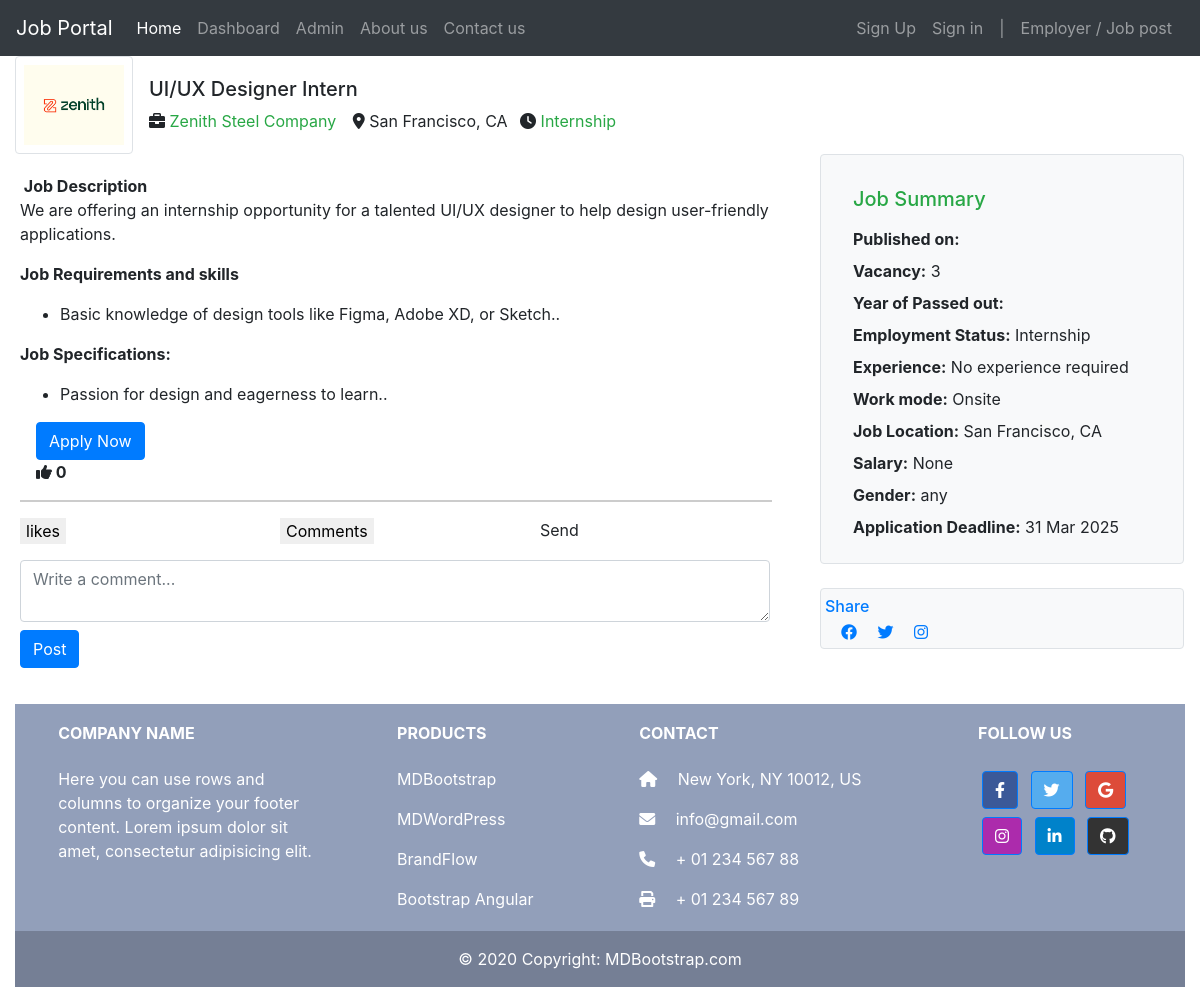
/JobApp/single_job_view/8/, run on an earlier commit of the app's database.
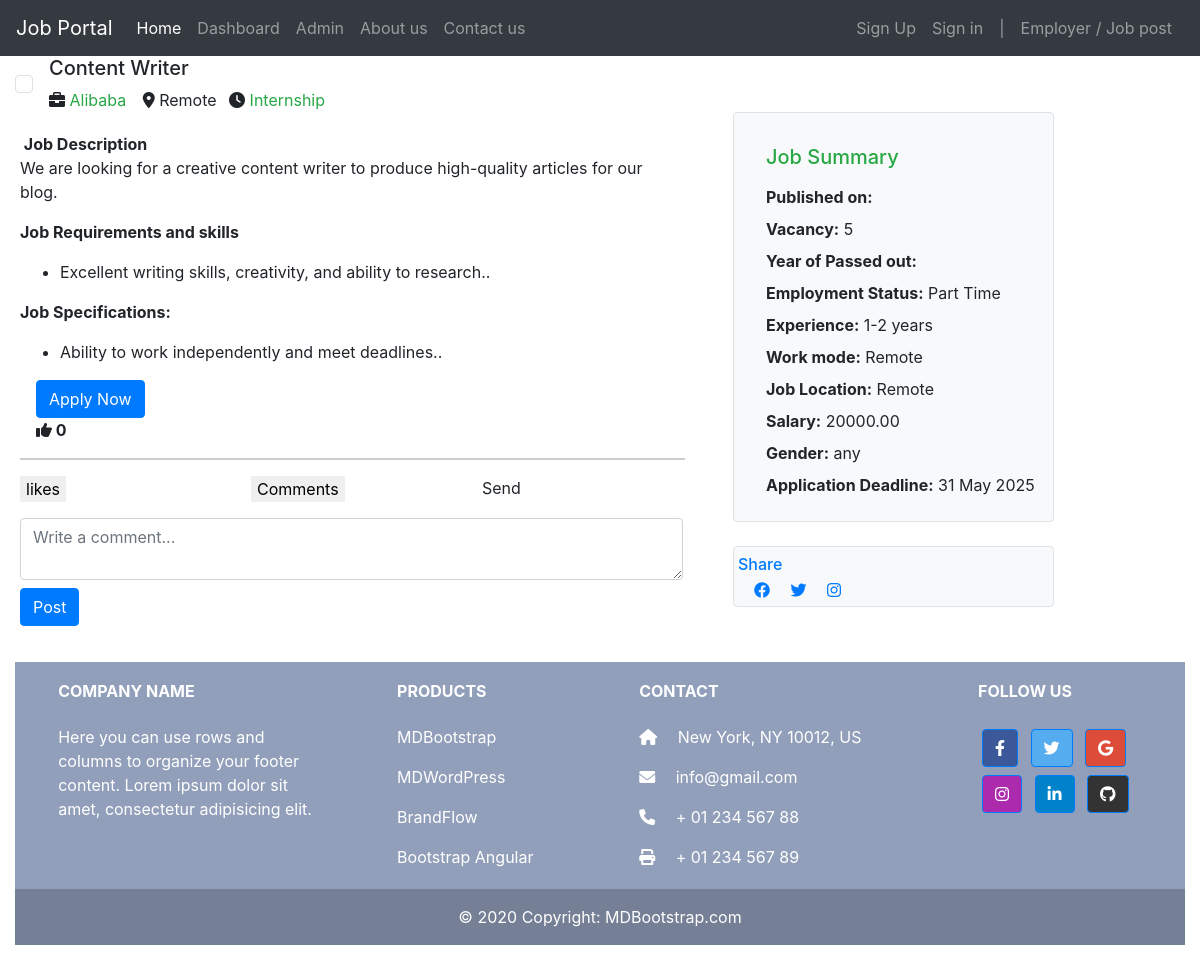
And on a later commit of the database.
### JobApp/models.py (models this page shows, shortened)
class Job(models.Model):
    recruiter = models.ForeignKey(
        CustomUser,
        on_delete=models.CASCADE,
        limit_choices_to={'user_type': 'recruiter'}
    )
    title = models.CharField(max_length=255)
    description = models.TextField()
    location = models.CharField(max_length=255)
    job_type = models.CharField(
        max_length=50,
        choices=[
            ('full-time', 'Full-time'),
            ('part-time', 'Part-time'),
            ('internship', 'Internship')
        ]
    )
    salary = models.DecimalField(
        max_digits=10,
        decimal_places=2,
        null=True,
        blank=True
    )
    skills =models.ManyToManyField("Skill", related_name='technical_skill',blank=True)
    requirements = models.TextField(help_text="List of job requirements")
    experience_required = models.CharField(
        max_length=100,
        help_text="Required experience level"
    )
    specifications = models.TextField(
        null=True,
        blank=True,
        help_text="Any other specific requirements"
    )
    education=models.CharField(_("Education"), max_length=50,choices=education, default='masters')
    language=models.CharField(_("Languages"), max_length=50,choices=language,default='eng')
    schedule=models.CharField(_("Shift and schedule"), max_length=50,choices=shift,default='morning')
    work_mode = models.CharField(
        max_length=10,
        choices=WORK_MODE_CHOICES,
        default='Onsite',  # Default to 'Onsite'
    )
    created_at = models.DateTimeField(auto_now_add=True, null=True)
    updated_at = models.DateTimeField(auto_now=True, null=True)
    is_published = models.BooleanField(default=False)
    is_closed = models.BooleanField(default=False)
    Vacancy = models.CharField(max_length=10, null=True)
    end_date = models.DateField(max_length=20, null=True,default='None')
    gender = models.CharField(max_length=30,choices=gender_chioce ,blank=True)
    likes=models.ManyToManyField(CustomUser,related_name='job_likes')
    def total_likes(self):
        return self.likes.count()

### Account/models.py (models this page shows, shortened)
class RecruiterProfile(models.Model):
    USER_TYPE_CHOICES=CustomUser.USER_TYPE_CHOICES
    user = models.OneToOneField(CustomUser, on_delete=models.CASCADE)
    company_name=models.CharField(_("Your company name"), max_length=50)
    company_logo=models.ImageField(_("Company Image"), upload_to='proImage',blank=True,null=True)
    contact_phone=models.CharField(_("Phone number"), max_length=50,blank=True,null=True)
    location=models.CharField(_("Location "),max_length=50,default='New Dehli')
    bio=models.TextField(_("Write your bio here!!!!!!!"),max_length=500,blank=True)

### JobApp/views.py (the view)
# urls.py: path('single_job_view/<int:id>/', views.single_job_view, name='single_job_view'),
def single_job_view(request, id):
    single_job = get_object_or_404(Job, id=id)
    specifications_bullets = re.split(r'(?<!\w\.\w.)(?<![A-Z][a-z]\.)(?<=\.|\?)\s', single_job.specifications)
    requirements_bullets = re.split(r'(?<!\w\.\w.)(?<![A-Z][a-z]\.)(?<=\.|\?)\s', single_job.requirements)
    company = single_job.recruiter.recruiterprofile.company_name
    com_logo=single_job.recruiter.recruiterprofile.company_logo
    comments_count=CommentModel.objects.filter(job=single_job).count()
    total_likes=single_job.total_likes()
    print('comments_count',comments_count)
    print('company_name',company)
    context = {
        'single_job': single_job,
        'company': company,
        'comments_count':comments_count,
        'com_logo': com_logo,
        'specifications_bullets':specifications_bullets,
        'requirements_bullets':requirements_bullets,
        'total_likes':total_likes
    }
    return render(request, 'JobApp/job-single.html', context)

### templates/JobApp/job-single.html (shortened to what the changed rows need)
{% extends "base.html" %}
{% load static %}
{% load crispy_forms_tags %}
{% load is_job_already_applied %}
{% load is_job_already_saved %}
{% block content %}
<link rel="stylesheet" href="https://cdnjs.cloudflare.com/ajax/libs/font-awesome/6.6.0/css/all.min.css" />
<link rel="stylesheet" href="https://cdnjs.cloudflare.com/ajax/libs/font-awesome/6.0.0-beta3/css/all.min.css">
{% if single_job %}
<div class="container-fluid">
  <div class="row align-items-center mb-3">
    <div class="col-lg-8 mb-4 mb-lg-0">
      <div class="d-flex align-items-center">
        <div class="border p-2 d-inline-block mr-3 rounded">
          {% if com_logo %}
          <img src="{{ com_logo.url }}" alt="Company Logo" style="width: 100px; height: 80px;">
          {% endif %}
        </div>
        <div>
          <h5>{{ single_job.title }}</h5>
          <div>
            <span class="ml-0 mr-2 mb-2 "><i class="fa-solid fa-briefcase "></i> <a class="text-success" href="">{{ company }}</a></span>
            <span class="m-1"><i class="fa-sharp fa-solid fa-location-dot"></i> {{ single_job.location }}</span>
            <span class="m-1"><i class="fa-solid fa-clock"></i></i></i>
              <span class="text-success">
                {% if job.job_type == '1' %}
                Full Time
                {% elif job.job_type == '2'%}
                Part Time
                {% else %}
                Internship
                {% endif %}
              </span>
            </span>
          </div>
        </div>
      </div>
    </div>
    <div class="row">
      <div class="col-lg-8">
        <article class="card-body">
          <strong> Job Description</strong>
          <p class="card-text">{{ single_job.description|truncatewords:100 }}</p>
          <strong>Job Requirements and skills </strong>
          <p class="card-text" name="editor1">
             <ul>
              {% for bullet in requirements_bullets %}
                  {% if bullet.strip %}
                      <li>{{ bullet|safe }}.</li>
                  {% endif %}
              {% endfor %}
              </ul></p>
          <strong>Job Specifications:</strong>
          <p class="justify-text">
            <ul>
            {% for bullet in specifications_bullets %}
                {% if bullet.strip %}
                    <li>{{ bullet|safe }}.</li>
                {% endif %}
            {% endfor %}
            </ul>
         </p>
          <div class="row">
            <div class="col-4 ">
              {% if user.is_authenticated and user.user_type == 'candidate' %}
              {% is_job_already_applied single_job request.user as is_applied %}
              {% if is_applied %}
              <span class="btn btn-block btn-danger btn-md">Already Applied</span>
              {% else %}
              <form action="{% url 'JobApp:apply_job' single_job.id %}" method="POST">
                {% csrf_token %}
                <input type="hidden" name="job" value="{{ single_job.id }}">
                <input type="submit" class="btn btn-block btn-primary btn-md" value="Apply Now" />
              </form>
              {% endif %}
              {% elif request.user.id == single_job.user.id and user.user_type == 'recruiter' %}
              <a href="" class="btn btn-block btn-light btn-md">Edit</a>
              {% else %}
              <form action="{% url 'JobApp:apply_job' single_job.id %}" method="POST" class="ml-3">
                <input type="submit" class="btn  btn-primary " value="Apply Now" />
              </form>
              {% endif %}
            </div>
            <div class="col-4 ml-5">
            </div>
          </div>
          <div class="row d-flex justify-content-between " style="font-weight: bold;">
                <div class="col-md-6"><i class="fa-solid fa-thumbs-up   ml-3"></i>  {{ total_likes }}</div>
          </div>
          <hr style=" border: 1px solid #ccc;  width: 100%; text-align: left; ">
          <div class="row ">
            <div class="col-md-4">
                    <form action="{% url 'JobApp:likes' single_job.id %}" method="POST">
                          <button type="submit" class="  likebutton" style="border: none;" name="likejob" value="{{ single_job.id }}" >likes</button>
                    </form>
            </div>
            <div class="col-md-4">
                <div id="comments-section">
                  <button id="load-comments-btn" style="border: none;"> Comments</button>
                </div>
            </div>
            <div class="col-md-4">Send</div>
          </div>
          <div id="comment-form-section " class="mt-3">
              <form id="comment-form" method="POST">
                  <textarea name="comment" id="id_comment" class="form-control" placeholder="Write a comment..." required></textarea>
                  <button type="submit" class="btn btn-primary mt-2">Post</button>
              </form>
          </div>
        </article>
      </div>
      <div class="col-lg-4 ">
        <div class="bg-light p-3 border rounded mb-4 mr-3">
          <h2 class="text-success  mt-3 h5 pl-3 mb-3 ">Job Summary</h2>
          <ul class="list-unstyled pl-3 mb-0">
            <li class="mb-2"><strong class="text-black">Published on:</strong> {{ single_job.timestamp|date:"d M Y" }}
            </li>
            <li class="mb-2"><strong class="text-black">Vacancy:</strong> {{ single_job.Vacancy }}</li>
            <li class="mb-2"><strong class="text-black">Year of Passed out:</strong> {{ single_job.passedout }}</li>
            <li class="mb-2"><strong class="text-black">Employment Status:</strong>
              {% if single_job.job_type == 'full-time' %}
              Full Time
              {% elif single_job.job_type == 'part-time'%}
              Part Time
              {% else %}
              Internship
              {% endif %}
            </li>
            <li class="mb-2"><strong class="text-black">Experience:</strong> {{ single_job.experience_required }}</li>
            <li class="mb-2"><strong class="text-black">Work mode:</strong> {{ single_job.work_mode }}</li>
            <li class="mb-2"><strong class="text-black">Job Location:</strong> {{ single_job.location }}</li>
            <li class="mb-2"><strong class="text-black">Salary:</strong> {{ single_job.salary }}</li>
            <li class="mb-2"><strong class="text-black">Gender:</strong> {{ single_job.get_gender_display }}</li>
            <li class="mb-2"><strong class="text-black">Application Deadline:</strong> {{ single_job.end_date|date:"d M Y" }}
            </li>
          </ul>
        </div>
        <div class="bg-light p-1 border rounded mr-3">
          <h3 class="text-primary text-align-center mt-1 h6 mb-1 ">Share</h3>
          <div class="px-3">
            <a href="#" class="pt-3 pb-3 pr-3 pl-0"><span class="fab fa-facebook"></span></a>
            <a href="#" class="pt-3 pb-3 pr-3 pl-0"><span class="fab fa-twitter"></span></a>
            <a href="#" class="pt-3 pb-3 pr-3 pl-0"><span class="fab fa-instagram"></span></a>
          </div>
        </div>
      </div>
    </div>
  {% endif %}
{% endblock %}

What changed in the data, as far as the page shows it:
no longer on this page (row edited): RecruiterProfile: company_name "Zenith Steel Company"
changed Job "any": title "UI/UX Designer Intern" → "Content Writer"; location "San Francisco, CA" → "Remote"; description "We are offering an internship opportunity for a talented UI/UX designer to help design user-friendly applications." → "We are looking for a creative content writer to produce high-quality articles for our blog."; Vacancy "3" → "5"; experience_required "No experience required" → "1-2 years"; work_mode "Onsite" → "Remote"; salary "None" → "20000.00"; end_date "31 Mar 2025" → "31 May 2025"
now on this page (row edited): RecruiterProfile: company_name "Alibaba"
Also different on the page:
new list line: "Excellent writing skills, creativity, and ability to research."
new list line: "Ability to work independently and meet deadlines."
text no longer shown: "Internship"
text now shown: "Part Time"
list line gone: "Basic knowledge of design tools like Figma, Adobe XD, or Sketch."
list line gone: "Passion for design and eagerness to learn."
